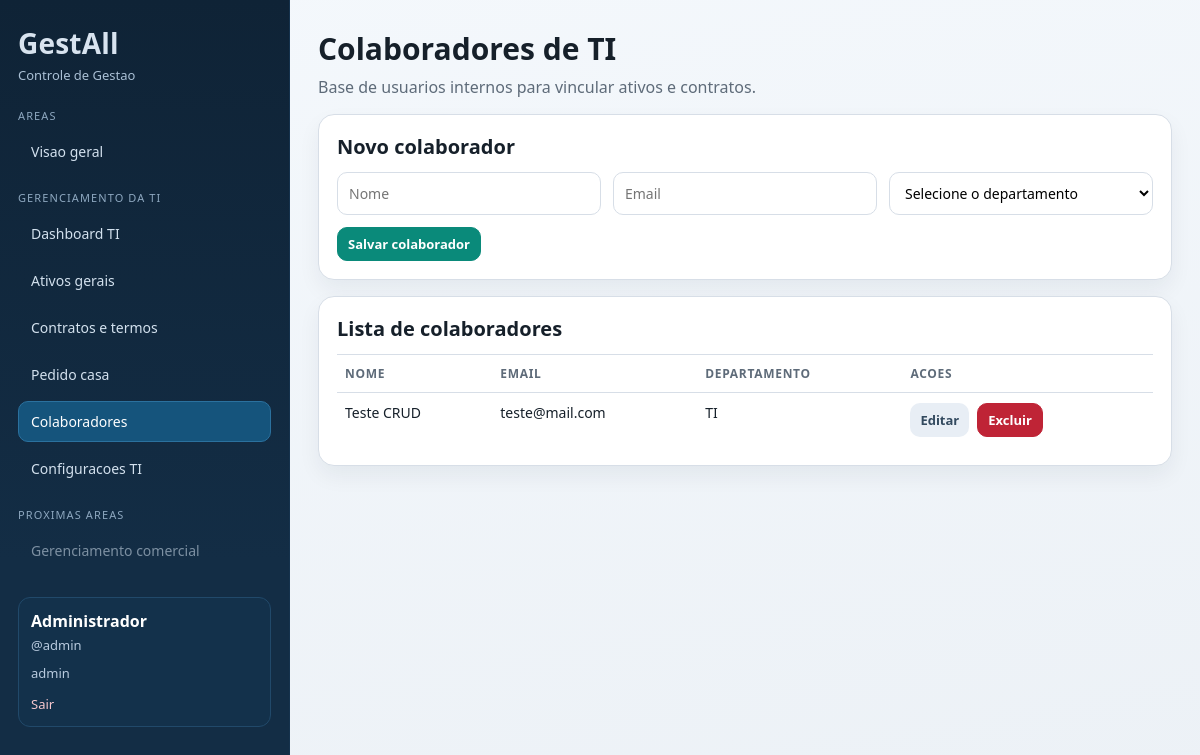
Screenshot of /index.php?r=ti.staff (signed in) with the database file from the repository.
### tables this page shows
CREATE TABLE staff (
                id INTEGER PRIMARY KEY AUTOINCREMENT,
                name TEXT NOT NULL,
                email TEXT,
                department TEXT,
                created_at TEXT NOT NULL DEFAULT CURRENT_TIMESTAMP
            );

### app/Core/View.php (called while the page is built, shortened)
<?php
final class View
{
    public static function render(string $view, array $data = []): void
    {
        extract($data, EXTR_SKIP);
        $viewFile = __DIR__ . '/../Views/' . $view . '.php';
        require __DIR__ . '/../Views/partials/header.php';
        require $viewFile;
        require __DIR__ . '/../Views/partials/footer.php';
    }
}

### app/Controllers/StaffController.php (called while the page is built, shortened)
<?php
final class StaffController
{
    public function index(): void
    {
        $staffScope = AccessControl::staffScope(Auth::user());
        $departmentScope = $staffScope !== null && $staffScope > 0 ? null : AccessControl::departmentScope(Auth::user());
        $scopedStaffId = $staffScope !== null && $staffScope > 0 ? $staffScope : null;
        $editId = (int) ($_GET['edit'] ?? 0);
        $editingStaff = $editId > 0 ? $this->staff->findById($editId, $departmentScope, $scopedStaffId) : null;
        View::render('staff/index', [
            'title' => 'Colaboradores TI',
            'currentRoute' => 'ti.staff',
            'staff' => $this->staff->all($departmentScope, $scopedStaffId),
            'departments' => $this->lookups->departments(),
            'departmentScope' => $departmentScope,
            'success' => $_GET['ok'] ?? null,
            'error' => $_GET['error'] ?? null,
            'editingStaff' => $editingStaff,
        ]);
    }
}

### app/Core/Auth.php (called while the page is built, shortened)
<?php
final class Auth
{
    public static function user(): ?array
    {
        return $_SESSION['user'] ?? null;
    }
}

### app/Core/AccessControl.php (called while the page is built, shortened)
<?php
final class AccessControl
{
    public static function isFullAccess(?array $user): bool
    {
        $role = self::normalizeRole($user['role'] ?? null);
        return in_array($role, ['admin', 'ti'], true);
    }
    public static function normalizeRole(mixed $role): string
    {
        $value = strtolower(trim((string) $role));
        return $value;
    }
    public static function departmentScope(?array $user): ?string
    {
        if (self::isFullAccess($user)) {
            return null;
        }
        $department = trim((string) ($user['department_name'] ?? ''));
        return $department !== '' ? $department : '__none__';
    }
    public static function staffScope(?array $user): ?int
    {
        if (self::isFullAccess($user)) {
            return null;
        }
        $staffId = (int) ($user['staff_id'] ?? 0);
        return $staffId > 0 ? $staffId : -1;
    }
}

### app/Repositories/StaffRepository.php (called while the page is built, shortened)
<?php
final class StaffRepository
{
    public function all(?string $department = null, ?int $staffId = null): array
    {
        if ($department === null) {
            return $this->pdo->query('SELECT * FROM staff ORDER BY name ASC')->fetchAll();
        }
        $stmt = $this->pdo->prepare('SELECT * FROM staff WHERE department = :department ORDER BY name ASC');
        $stmt->execute([':department' => $department]);
        return $stmt->fetchAll();
    }
}

### app/Views/staff/index.php (the view, shortened to what this page needs)
<section class="page-head">
    <h1>Colaboradores de TI</h1>
    <p>Base de usuarios internos para vincular ativos e contratos.</p>
</section>
<section class="card split">
    <div>
        <h2><?= $editingStaff ? 'Editar colaborador' : 'Novo colaborador' ?></h2>
        <form method="post" action="index.php?r=<?= $editingStaff ? 'ti.staff.update' : 'ti.staff.store' ?>" class="form-grid two">
            <input type="text" name="name" placeholder="Nome" value="<?= htmlspecialchars((string) ($editingStaff['name'] ?? '')) ?>" required>
            <input type="email" name="email" placeholder="Email" value="<?= htmlspecialchars((string) ($editingStaff['email'] ?? '')) ?>">
            <?php if ($departmentScope === null): ?>
                <select name="department" required>
                    <option value="">Selecione o departamento</option>
                </select>
            <?php else: ?>
                <input type="text" name="department" value="<?= htmlspecialchars($departmentScope === '__none__' ? '' : $departmentScope) ?>" readonly>
            <?php endif; ?>
            <div class="actions-inline">
                <button type="submit"><?= $editingStaff ? 'Atualizar colaborador' : 'Salvar colaborador' ?></button>
            </div>
        </form>
    </div>
</section>
<section class="card">
    <h2>Lista de colaboradores</h2>
    <div class="table-wrap">
        <table>
            <thead>
                <tr>
                    <th>Nome</th>
                    <th>Email</th>
                    <th>Departamento</th>
                    <th>Acoes</th>
                </tr>
            </thead>
            <tbody>
                <?php foreach ($staff as $person): ?>
                    <tr>
                        <td><?= htmlspecialchars($person['name']) ?></td>
                        <td><?= htmlspecialchars((string) $person['email']) ?></td>
                        <td><?= htmlspecialchars((string) $person['department']) ?></td>
                        <td>
                            <div class="actions-inline">
                                <a class="btn btn-muted" href="index.php?r=ti.staff&edit=<?= (int) $person['id'] ?>">Editar</a>
                                <form method="post" action="index.php?r=ti.staff.delete" onsubmit="return confirm('Deseja excluir este colaborador?');">
                                    <button class="btn-danger" type="submit">Excluir</button>
                                </form>
                            </div>
                        </td>
                    </tr>
                <?php endforeach; ?>
            </tbody>
        </table>
    </div>
</section>

### assets/style.css (style rules this page uses)
:root { --bg: #eef2f7; --bg-alt: #f8fafc; --ink: #16202a; --muted: #5e6b79; --line: #d7dee7; --card: #ffffff; --primary: #0a8a7a; --primary-dark: #076a5e; --primary-soft: #e8f7f4; --danger: #bf2436; --ok: #117a46; --warning: #b06a00; --sidebar: #0f2336; --sidebar-soft: #183954; }
* { box-sizing: border-box; }
body { margin: 0; color: var(--ink); background: linear-gradient(170deg, #f4f8fc 0%, #ecf1f6 100%); font-family: "Trebuchet MS", "Segoe UI", Tahoma, sans-serif; }
a { color: var(--primary-dark); }
.page-head h1 { margin: 0; font-size: 30px; }
.page-head p { margin: 7px 0 0; color: var(--muted); }
.card { border: 1px solid var(--line); background: var(--card); border-radius: 16px; padding: 18px; box-shadow: 0 10px 22px rgba(15, 34, 54, 0.06); margin-top: 16px; }
.card h2 { margin: 0 0 12px; font-size: 20px; }
.form-grid { display: grid; gap: 12px; }
.form-grid.two { grid-template-columns: repeat(auto-fit, minmax(230px, 1fr)); }
input, select, textarea, button { width: 100%; border-radius: 10px; border: 1px solid var(--line); padding: 10px 11px; font-size: 14px; font-family: inherit; background: #fff; }
button, .btn { background: var(--primary); border-color: var(--primary); color: #fff; text-decoration: none; cursor: pointer; display: inline-flex; align-items: center; justify-content: center; min-height: 40px; border-radius: 10px; padding: 0 14px; font-weight: 700; }
.table-wrap { overflow: auto; margin-top: 8px; }
table { width: 100%; border-collapse: collapse; min-width: 760px; }
th, td { border-top: 1px solid var(--line); text-align: left; padding: 10px 8px; vertical-align: top; font-size: 14px; }
th { font-size: 12px; letter-spacing: 0.7px; color: var(--muted); text-transform: uppercase; }
.actions-inline { display: flex; gap: 8px; align-items: center; flex-wrap: wrap; }
.actions-inline form { margin: 0; }
.actions-inline .btn, .actions-inline button { width: auto; min-height: 34px; padding: 6px 10px; font-size: 13px; }
.btn-muted { background: #e8eef5; border-color: #d1dde9; color: #334a5f; }
.btn-danger { background: var(--danger); border-color: var(--danger); color: #fff; }

### rows the page displays
staff: name "Teste CRUD", email "teste@mail.com", department "TI"

### other values shown
$user['name'] "Administrador"
$user['username'] "admin"
$user['role'] "admin"
